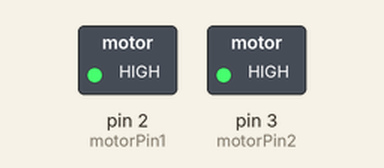
This sketch was run on a simulated Arduino Uno, built with avr-gcc and run on an emulated ATmega328P. Shown: switched loads named in the sketch (green lamp = pin HIGH).

Above: at 5.0 s.
At 11.0 s:
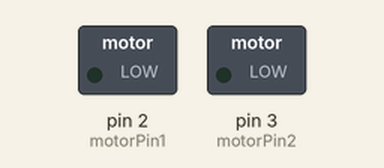
Timing chart, 0 to 15.6 s (numbered marks = the images above):
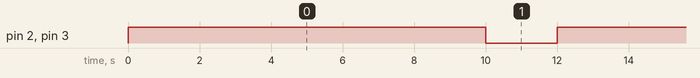

Measured:
- by itself, pin 2 (motorPin1), pin 3 (motorPin2): alternates HIGH for 10.0 s and LOW for 2.0 s

The sketch:

Project3_claw_machine_motor.ino
```cpp
// Define the pin connected to the transistor base
const int motorPin1 = 2;
const int motorPin2 = 3;

void setup() {
  // Set the first motor pin as an output
  pinMode(motorPin1, OUTPUT);

  // Set the second motor pin as an output
  pinMode(motorPin2, OUTPUT);
}

void loop() {
  // Turn the first motor on for 10 seconds
  digitalWrite(motorPin1, HIGH);
    // Turn the second motor on for 10 seconds
  digitalWrite(motorPin2, HIGH);
  delay(10000);

  // Turn the first motor off for 2 seconds
  digitalWrite(motorPin1, LOW);
  // Turn the first motor off for 2 seconds
  digitalWrite(motorPin2, LOW);
  delay(2000);
}
```
